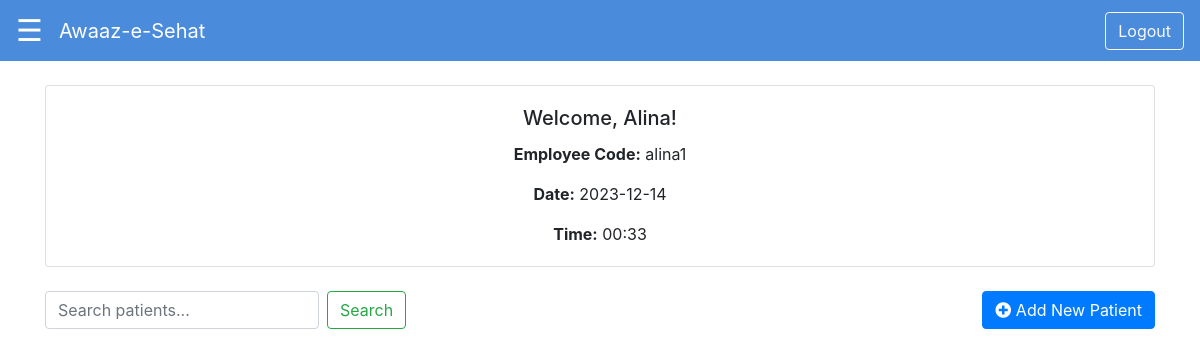
The page /nurse/dashboard (signed in) on the database as committed earlier.
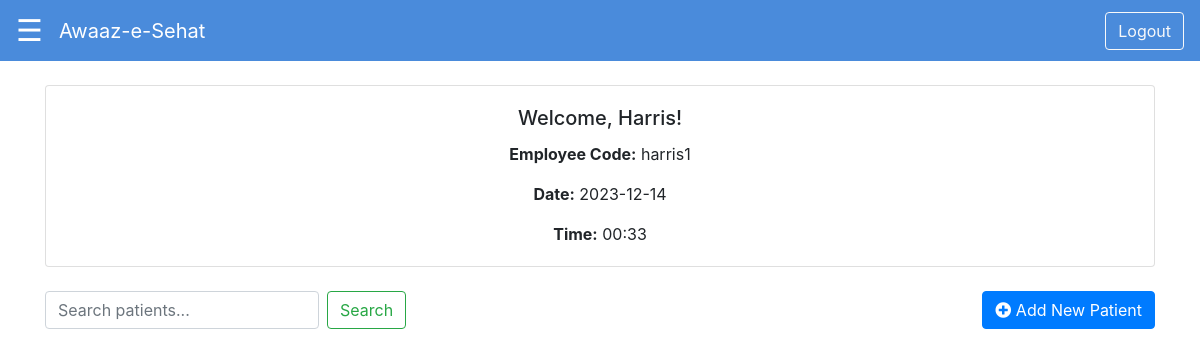
The same page on the database as committed later.
### app.py (models this page shows, shortened)
class User(db.Model, UserMixin):
    __tablename__ = 'users'
    id = db.Column(db.Integer, primary_key=True, autoincrement=True)
    employee_code = db.Column(db.String(100), unique=True)
    full_name = db.Column(db.String(100), nullable=False)
    password_hash = db.Column(db.String(100))
    created_at = db.Column(db.DateTime, default=datetime.datetime.utcnow)
    @property
    def password(self):
        raise AttributeError('Password is not a readable attribute.')

### app.py (the view)
@app.route('/nurse/dashboard')
@login_required
def nurse_dashboard():
    if 'employee_code' in session:
        employee_code = session['employee_code']
        first_name = User.query.filter_by(employee_code=employee_code).first()
        first_name = first_name.full_name.split(' ')[0].capitalize()
        curr_date, curr_time = datetime.datetime.utcnow().date(), datetime.datetime.utcnow().time().isoformat(timespec='minutes')
        form = PatientSearchForm()
        return render_template('dashboard.html', employee_code=employee_code, first_name=first_name, curr_date=curr_date, curr_time=curr_time, form=form)
    return redirect(url_for('nurse_login'))

### webforms.py
class PatientSearchForm(FlaskForm):
    searched = StringField('Searched', validators=[DataRequired()])
    submit = SubmitField('Search')

### app.py (called while the page is built)
@login_manager.user_loader
def load_user(user_id):
    return User.query.get(int(user_id))

### nurse/dashboard.html (shortened to what this page needs)
<!DOCTYPE html>
<html lang="en">
<head>
    <link href="https://stackpath.bootstrapcdn.com/bootstrap/4.5.2/css/bootstrap.min.css" rel="stylesheet">
    <link rel="stylesheet" href="https://cdnjs.cloudflare.com/ajax/libs/font-awesome/5.15.1/css/all.min.css">
</head>
<body>
    <nav class="navbar navbar-expand-lg">
        <span class="menu-toggle" onclick="openNav()">&#9776;</span>
        <a class="navbar-brand ml-3" href="{{ url_for('nurse_dashboard') }}">Awaaz-e-Sehat</a>
        <div class="ml-auto">
            <a href="{{ url_for('nurse_logout') }}" class="btn btn-outline-light my-2 my-sm-0">Logout</a>
        </div>
    </nav>
    <div class="container mt-4">
        <div class="card mb-4">
            <div class="card-body">
                <h5 class="card-title">Welcome, {{ first_name }}!</h5>
                <p class="card-text"><b>Employee Code:</b> {{ employee_code }}</p>
                <p class="card-text"><b>Date:</b> {{ curr_date }}</p>
                <p class="card-text"><b>Time:</b> {{ curr_time }}</p>
            </div>
        </div>
        <div class="row mb-4">
            <div class="col-md-8">
                <form class="form-inline my-2 my-lg-0" method="post" action="{{ url_for('nurse_search') }}">
                    {{ form.searched(class="form-control mr-sm-2", placeholder="Search patients...", aria_label="Search") }}
                    {{ form.submit(class="btn btn-outline-success my-2 my-sm-0", type="submit") }}
                </form>
            </div>
            <div class="col-md-4 text-right">
                <a href="{{ url_for('nurse_vitals') }}" class="btn btn-primary"><i class="fas fa-plus-circle"></i> Add New Patient</a>
            </div>
        </div>
    </div>
</body>
</html>

### nurse/dashboard.html (style rules this page uses)
.navbar { background-color: #4a8bdb; color: white; }
.navbar a.navbar-brand { color: white; }
.card-body { text-align: center; }
.menu-toggle { font-size: 30px; cursor: pointer; color: white; }

Rows that differ between the two databases and show on the page:
changed User: employee_code "alina1" → "harris1"
Other text that changed with them:
{{ first_name }}: "Alina" → "Harris"
